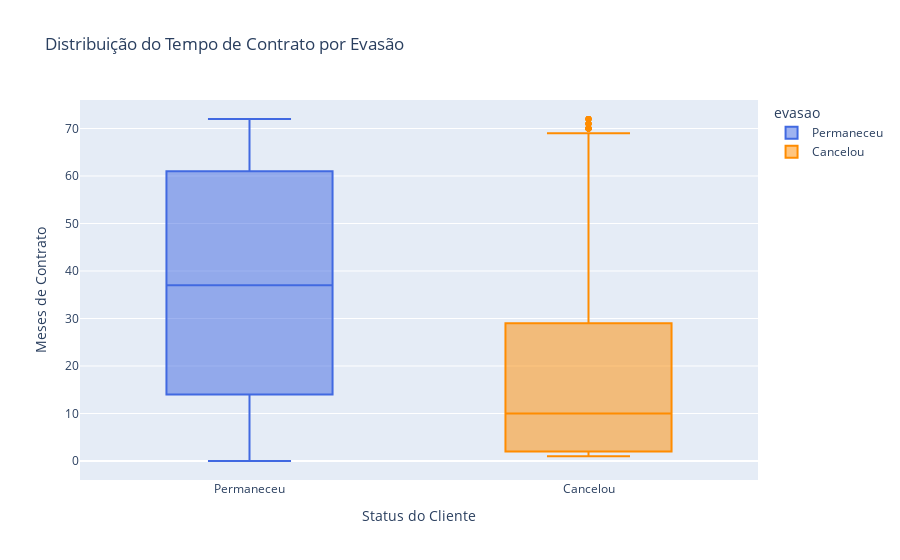

The code cell stored with this chart in its notebook:
### Code cell
#Análise 1: Evasão por Tempo de Contrato
df_plot_numerico = df_final.copy()
df_plot_numerico['evasao'] = df_plot_numerico['evasao'].map({1: 'Cancelou', 0: 'Permaneceu'})

fig_meses = px.box(
    df_plot_numerico,
    x='evasao',
    y='meses_contrato',
    color='evasao',
    title='Distribuição do Tempo de Contrato por Evasão',
    color_discrete_map={'Permaneceu': 'royalblue', 'Cancelou': 'darkorange'}
)

fig_meses.update_layout(xaxis_title='Status do Cliente', yaxis_title='Meses de Contrato')

fig_meses.write_image("imagens/grafico_evasao_por_meses.png")
fig_meses.show()

### Figure 1 — Plotly figure (JSON) as saved in the notebook; plotly's stock layout.template omitted (floating-point values rounded to 4 significant figures; data arrays with more than 128 entries replaced by an {"elided": "..."} marker saying what was removed)
{"data": [{"alignmentgroup": "True", "hovertemplate": "evasao=%{x}<br>meses_contrato=%{y}<extra></extra>", "legendgroup": "Permaneceu", "marker": {"color": "royalblue"}, "name": "Permaneceu", "notched": false, "offsetgroup": "Permaneceu", "orientation": "v", "showlegend": true, "type": "box", "x": {"elided": "5398 str values"}, "x0": " ", "xaxis": "x", "y": {"elided": "5398 int values"}, "y0": " ", "yaxis": "y"}, {"alignmentgroup": "True", "hovertemplate": "evasao=%{x}<br>meses_contrato=%{y}<extra></extra>", "legendgroup": "Cancelou", "marker": {"color": "darkorange"}, "name": "Cancelou", "notched": false, "offsetgroup": "Cancelou", "orientation": "v", "showlegend": true, "type": "box", "x": {"elided": "1869 str values"}, "x0": " ", "xaxis": "x", "y": {"elided": "1869 int values"}, "y0": " ", "yaxis": "y"}], "layout": {"boxmode": "overlay", "legend": {"title": {"text": "evasao"}, "tracegroupgap": 0}, "title": {"text": "Distribuição do Tempo de Contrato por Evasão"}, "xaxis": {"anchor": "y", "categoryarray": ["Permaneceu", "Cancelou"], "categoryorder": "array", "domain": [0, 1], "title": {"text": "Status do Cliente"}}, "yaxis": {"anchor": "x", "domain": [0, 1], "title": {"text": "Meses de Contrato"}}}}
